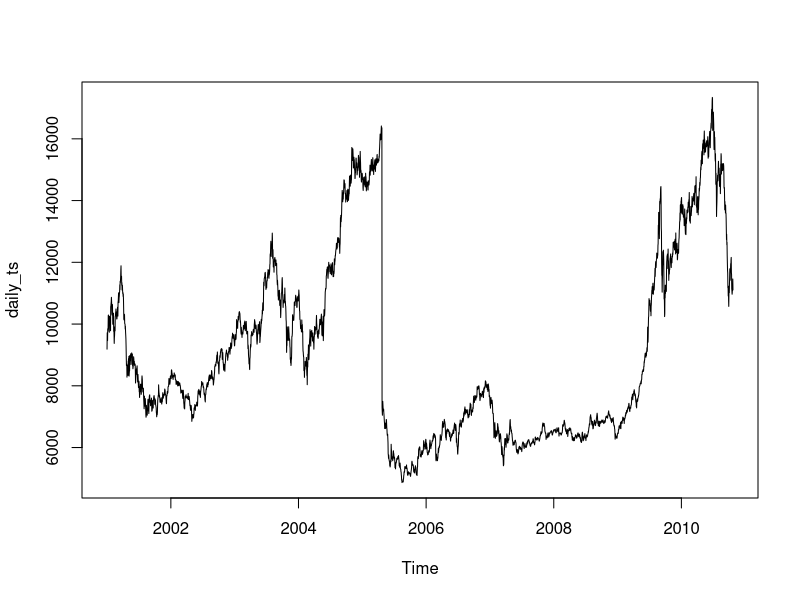

The R source for this figure: (Note: this script raises an error after producing the figure.)
mydata <- read.csv("D449.csv")
#mydata$Day <- as.Date(mydata$Day, format="%d/%m/%Y")
View(mydata)
daily_ts <- ts(mydata$Micro, frequency = 365, start = c(2001,1,3))
plot(daily_ts)

#rolling origins definition
# Set horizon and number of rolling origins 
h <- 100
origins <- 299
daily_ts_length <- length(daily_ts)
#setting test and train length
train_length <- daily_ts_length - h - origins + 1
test_length <- h + origins - 1
daily_ts_train <- ts(daily_ts[1:train_length], frequency=frequency(daily_ts), start=start(daily_ts))
daily_ts_test <- daily_ts[(train_length+1):daily_ts_length]
#Matrix for holdout and forecasts
daily_ts_forecasts <- matrix(NA, nrow=origins, ncol=h)
daily_ts_holdout <- matrix(NA, nrow=origins, ncol=h)
colnames(daily_ts_forecasts) <- paste0("horizon",c(1:h))
rownames(daily_ts_forecasts) <- paste0("origin",c(1:origins))
dimnames(daily_ts_holdout) <- dimnames(daily_ts_forecasts)
for(i in 1:origins){
  # Create a ts object out of the daily_ts data
  our_train_set <- ts(daily_ts[1:(train_length+i-1)],
                      frequency=frequency(daily_ts),
                      start=start(daily_ts))
  # Write down the holdout values from the test set
  daily_ts_holdout[i,] <- daily_ts_test[i-1+(1:h)]
  # Produce forecasts and write them down
  daily_ts_forecasts[i,] <- forecast(ets(our_train_set,"ANN"),h=h)$mean
}
View(daily_ts_forecasts)
View(daily_ts_holdout)
#Matrix for error
error <- rowMeans(abs(daily_ts_holdout - daily_ts_forecasts))
error
min(error)

#splitting the series
# Find the total number of observations 
daily_ts_length <- length(daily_ts)
# Write down size of training set
train_length <- 3183
# And the forecasting horizon
h <- 398
# Create the training set
train <- ts(daily_ts[1:train_length], frequency=365, start = c(2001,1,3))
plot(train)
# Create the test set
test <- ts(daily_ts[(train_length+1):daily_ts_length],frequency=365, start = c(2009,265))

#Naive method
naive_method <- naive(train, h=h)
naive_forecast <- naive_method$mean
plot(naive_method)
Naive_RMSE <- sqrt(mean((test-naive_forecast)^2))
Naive_RMSE
Naive_MAE <- mean(abs(test-naive_forecast))
Naive_MAE

tsdisplay(daily_ts)
#test stationarity
kpss.test(train)
# you can reject the Null Hypothesis of the data being stationary. 
#So KPSS test tells us that we have enough evidence to say that data is not stationary.
adf.test(train)
#The p-value displayed is approximately equal to 0.5416 
#which means that we fail to reject the Null Hypothesis of non-stationarity at 5%.

#Calculating first difference since ts is not stationary.
diff_train <- diff(train)
kpss.test(diff_train)
adf.test(diff_train)
#the test shows that data is stationary and now we can check for ACF and PACF
tsdisplay(diff_train)
#Since one peak in PACF so we will start with ARI(1,1) i.e. Arima(1,1,0)
first_fit <- Arima(train, order=c(1,1,1))
# Plot series, ACF and PACF of the residuals
tsdisplay(residuals(first_fit))
first_fit
#since ACF & PACF both don't have anymore peaks, this looks like a best fit so we will proceed with this.
#We have found the best model and we can now forecast using this.
auto.arima(train)  #ARIMA(1,1,0)
#using auto.arima also we get the same order for our best fit.

#Find best method via AIC
auto.arima(train, ic="aic") #ARIMA(1,1,0)
#Find best method with ADF Test
auto.arima(train, test="adf") #ARIMA(1,1,0) 

second_fit <- Arima(train, order=c(0,1,1))
tsdisplay(residuals(second_fit))
second_fit

third_fit <- Arima(train, order=c(1,1,0))
third_fit
tsdisplay(residuals(third_fit))
plot(forecast(third_fit, h=398))


fourth_fit <- Arima(train, order = c(0,1,0))
fourth_fit

arima_fit_forecast <- forecast(third_fit, h=398)$mean
plot(forecast(first_fit, h=398))
acf(third_fit)

#Calculate errors
errors <- test - arima_fit_forecast
errors_ME <- mean(errors)
errors_MSE <- mean(errors ^ 2)
errors_RMSE <- sqrt(errors_MSE)
errors_MAPE <- 100 * mean(abs(errors)/test)

errors_RMSE
errors_MAPE

MAE <- mean(abs(errors))
MAE


#fitting simple moving average
SMA <- ma(train, order=1000, centre=FALSE)
plot(train)
lines(SMA, col = "red")
# Firstly we get rid of NA (‘‘Not Assigned’’) values: 
SMA_no_NAs <- SMA[!is.na(SMA)]
# Then form a forecast:
SMA3_forecast <- ts(rep(SMA_no_NAs[length(SMA_no_NAs)],398), frequency=365)
plot(test)
lines(SMA3_forecast, col = "red")

#fitting simple moving average
SMA <- ma(daily_ts, order=3, centre=FALSE)
# Firstly we get rid of NA (‘‘Not Assigned’’) values: 
SMA_no_NAs <- SMA[!is.na(SMA)]
# Then form a forecast:
SMA3_forecast <- ts(rep(SMA_no_NAs[length(SMA_no_NAs)],14), frequency=365, start = end(daily_ts))
plot(daily_ts)
lines(SMA3_forecast, col = "red")

#Calculate errors
SMA3_errors <- test - SMA3_forecast
SMA3_ME <- mean(SMA3_errors)
SMA3_MSE <- mean(SMA3_errors ^ 2)
SMA3_MAE <- mean(abs(SMA3_errors))
SMA3_MAPE <- 100 * mean(abs(SMA3_errors)/test)

#use MAE and RMSE for error comparison

#RMSE


#Naive method for forecast
naive_method <- naive(train, h=h)
naive_forecast <- naive_method$mean
plot(test)
plot(naive_forecast, col = "red")


#Exponential smoothing method
ETS_ANN <- ets(train, "ANN")
ETS_ANN
summary(ETS_ANN)
ETS_ANN_forecast <- forecast(ETS_ANN, h=398)$mean
plot(forecast(ETS_ANN, h=398))

ETS_MNN <- ets(train, "MNN")
ETS_MNN
summary(ETS_MNN)
ETS_MNN_forecast <- forecast(ETS_MNN, h=398)$mean
plot(forecast(ETS_MNN, h=398))

ETS_AAdN <- ets(train, model="AAN", damped=TRUE)
ETS_AAdN
summary(ETS_AAdN)
ETS_AAdN_forecast <- forecast(ETS_AAdN, h=398)$mean

ETS_MAdN <- ets(train, model = "MAN", damped = TRUE)
ETS_MAdN
summary(ETS_MAdN)
ETS_MAdN_forecast <- forecast(ETS_MAdN, h=398)$mean

es_ANN_initial <- es(daily_ts, model="ANN", initial=train[1], h=h, holdout=TRUE)
es_ANN_initial$accuracy
summary(es_ANN_initial)
es_ANN_initial_forecast <- forecast(es_ANN_initial, h=h)$mean

es_MNN_initial <- es(daily_ts, model="MNN", initial=train[1], h=398, holdout=TRUE)
es_MNN_initial$accuracy
summary(es_MNN_initial)
es_MNN_initial_forecast <- forecast(es_MNN_initial, h=398)$mean
plot(forecast(es_MNN_initial, h=398), main="ETS(MNN) with fixed seed")

#Calculate errors
errors <- test - es_MNN_initial_forecast
errors_ME <- mean(errors)
errors_MSE <- mean(errors ^ 2)
errors_RMSE <- sqrt(errors_MSE)
errors_MAPE <- 100 * mean(abs(errors)/test)

errors_RMSE
errors_MAPE

MAE <- mean(abs(errors))
MAE




# Fit SES with fixed initial seed
es_ANN_initial_1 <- es(daily_ts, model="ANN", initial=daily_ts[1], h=h, holdout=TRUE)
es_ANN_initial_1$accuracy
es_ANN_initial_1_forecast <- forecast(es_ANN_initial_1, h=h)$mean
plot(forecast(es_ANN_initial_1, h=h))
# Fit SES with optimised Seed
es_ANN_opt <- es(daily_ts, model="ANN", h=h, holdout=TRUE)
es_ANN_opt$accuracy
es_ANN_opt_forecast <- forecast(es_ANN_opt, h=h)$mean
plot(forecast(es_ANN_opt, h=h))

# Fit SES with optimised Seed (Benchmarking)
daily_ts_naive <- es(daily_ts, model="ANN", persistence=1, h=h, holdout=TRUE)
daily_ts_naive_forecast <- forecast(daily_ts_naive, h=h)$mean
plot(forecast(daily_ts_naive, h=h))

# Calculate an Optimized ETS Method using ets()
ets_ZZZ <- ets(train, model="ZZN")
ets_ZZZ
# Do the same using es()
es_ZZZ <- es(daily_ts, model="ZZZ")
es_ZZZ

plot(train, ylab= "Train and test")
lines(test, col = "red")


#Regression Models
lag_train <- Lag(train, -1)
D447_reg <- cbind(train, lag_train)
colnames(D447_reg)<- c("original", "L1")

fit1 <- lm(original~., data =D447_reg )
summary(fit1)

fit2 <- lm(original~.-1, data =D447_reg )
summary(fit2)

tsdisplay(fit1$residuals)

fit3 <- lm(log(original)~log(L1), data =D447_reg )
summary(fit3)

#Regression Models
lag_train <- Lag(train, -1)
trend <- c(1:daily_ts_length)
D447_reg <- cbind(daily_ts, trend)
colnames(D447_reg)<- c("original", "trend")

reg_train<- window(D447_reg, start= start(D447_reg), end= c(2009,263))
reg_test<-  window(D447_reg, start= c(2009,264), end= end(D447_reg))
View(reg_test)

fit1 <- lm(original~., data =reg_train )
summary(fit1)

fit2 <- lm(original~.-1, data =reg_train )
summary(fit2)

tsdisplay(fit1$residuals)

fit3 <- lm(original~.-trend, data =reg_train )
summary(fit3)

fit4 <-lm(original~1, data =reg_train)
summary(fit4)

forecast<- predict(fit4, reg_test)
plot(predict(fit2, reg_test))

RMS_error = sqrt(mean((reg_test[,1]- forecast)^2))
RMS_error

auto_model <- step(fit4, formula(fit1), direction="forward")
auto_model1 <- step(fit1, direction="both")
auto_model
auto_model1

#Extract Residuals 
fit2_resid <- residuals(fit2)
#We will also need fitted values for our analysis, which can be extracted using fitted(): #Extract Residuals
fit2_fitted <- fitted(fit2)
fit2_resid
#Plot Histogram 
hist(fit2_resid)

#QQ-Plot 
qqnorm(fit2_resid)
qqline(fit2_resid)

#Calculating final forecast using ARIMA(1,1,0)
final_fit <- Arima(daily_ts, order=c(1,1,0))
final_fit
final_forecast <- forecast(final_fit, h=14)$mean
final_forecast
plot(forecast(final_fit, h=14))

